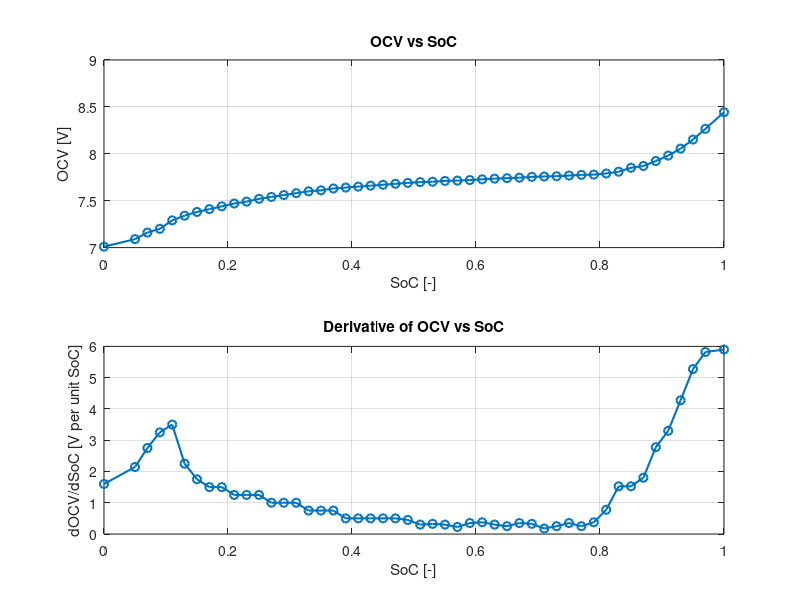

This chart was generated by the following MATLAB code:
clc
clear all
close all

SoC_pct=[0
5
7
9
11
13
15
17
19
21
23
25
27
29
31
33
35
37
39
41
43
45
47
49
51
53
55
57
59
61
63
65
67
69
71
73
75
77
79
81
83
85
87
89
91
93
95
97
100];
SoC_bp = SoC_pct / 100;
OCV=[7.00999999999999979
7.08999999999999986
7.16000000000000014
7.20000000000000018
7.29000000000000004
7.33999999999999986
7.37999999999999989
7.41000000000000014
7.44000000000000039
7.46999999999999975
7.49000000000000021
7.51999999999999957
7.54000000000000004
7.55999999999999961
7.58000000000000007
7.59999999999999964
7.61000000000000032
7.62999999999999989
7.63999999999999968
7.65000000000000036
7.66000000000000014
7.66999999999999993
7.67999999999999972
7.69000000000000039
7.6980000000000004
7.70199999999999996
7.7110000000000003
7.71400000000000041
7.71999999999999975
7.72799999999999976
7.73500000000000032
7.74000000000000021
7.74500000000000011
7.75399999999999956
7.75800000000000001
7.76100000000000012
7.76799999999999979
7.77500000000000036
7.77799999999999958
7.79000000000000004
7.80900000000000016
7.85099999999999998
7.87000000000000011
7.92300000000000004
7.98099999999999987
8.05499999999999972
8.15199999999999925
8.26600000000000001
8.44299999999999962];

dOCV_dSoC = gradient(OCV, SoC_bp);

figure()
subplot(2,1,1)
plot(SoC_bp, OCV, 'o-', 'LineWidth', 1.5)
grid on
xlabel('SoC [-]')
ylabel('OCV [V]')
title('OCV vs SoC')

subplot(2,1,2)
plot(SoC_bp, dOCV_dSoC, 'o-', 'LineWidth', 1.5)
grid on
xlabel('SoC [-]')
ylabel('dOCV/dSoC [V per unit SoC]')
title('Derivative of OCV vs SoC')
